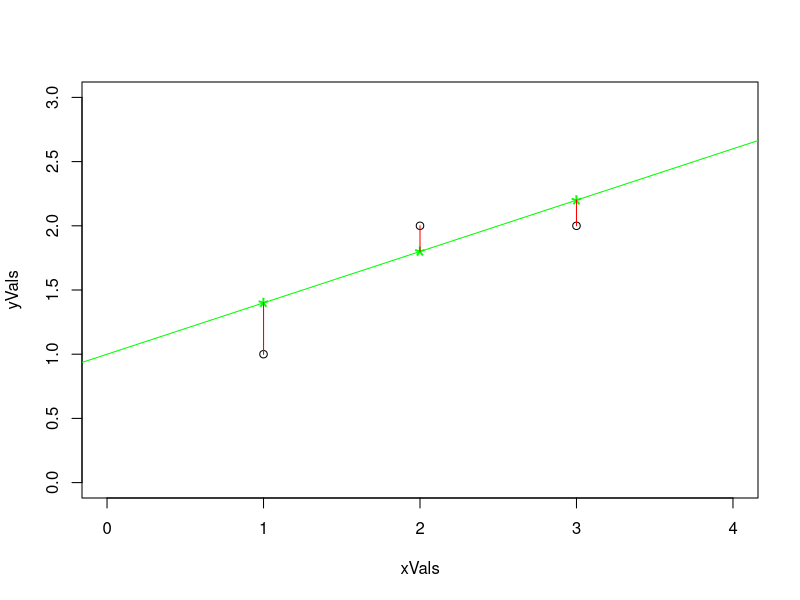
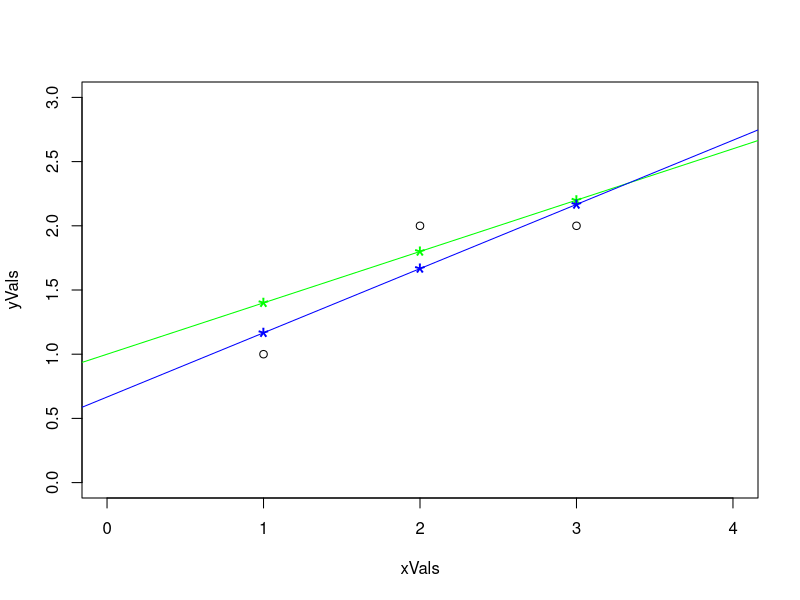

Source code (R) for these figures, in order:
#### Linear Algebra ####

## Distances and Norms

## Line of Best Fit

## Systems of Equations
### The Design Matrix

## Solving Systems of Equations


#### Visualizing in R ####

xVals = 1:3
yVals = c(1, 2, 2)

## `plot()` can be used to plot points
plot(
    xVals, yVals,
    xlim = c(0, 4), ylim = c(0, 3)
)

intercept = 1
slope = .4
## abline can be used to plot a line in slope-intercept form
## `col` will change the color of the plot
abline(intercept, slope, col = "green")

## the point on the line
yPreds = slope*xVals + intercept

## `points` will add points to an existing plot
points(
    xVals, yPreds,
    pch = "*", col = "green", cex =2
)

## yVals = yPreds + resids
resids = yVals - yPreds

## `lines` will add lines to an existing plot 
lines(
    c(xVals[1], xVals[1]), 
    c(yVals[1], yPreds[1]),
    col = "red"
)

for(iPt in 1:length(xVals)){
    lines(
        c(xVals[iPt], xVals[iPt]), 
        c(yVals[iPt], yPreds[iPt]),
        col = "red"
    )
}

## the sum of the residuals squared
sqrt(sum(resids^2))


#### Least Squares Solution ####
## Fun Fact (i.e. Theorem): The least squares solution of Ax = b is provide by the solution to the system A'Ax = A'y where A' is the transpose of A (i.e. `t(A)`)

## creating the design matrix
X = cbind(1, xVals)
coeffs_b = solve(t(X) %*% X, t(X) %*% yVals)
coeffs_b

## let's see if these look better 
plot(
    xVals, yVals,
    xlim = c(0, 4), ylim = c(0, 3)
)
intercept = 1
slope = .4
abline(intercept, slope, col = "green")


yPreds = slope*xVals + intercept
points(
    xVals, yPreds,
    pch = "*", col = "green",
    cex = 2
)

## new "best"? model
intercept_b = coeffs_b[1]
slope_b = coeffs_b[2]
abline(intercept_b, slope_b, col = "blue")


## looks reasonable 
yPreds_b = slope_b*xVals + intercept_b
points(
    xVals, yPreds_b,
    pch = "*", col = "blue",
    cex = 2
)

## what above the norm of the residuals
resids_b = yVals - yPreds_b

### numerical evidence for better
sqrt(sum(resids^2))
sqrt(sum(resids_b^2))

